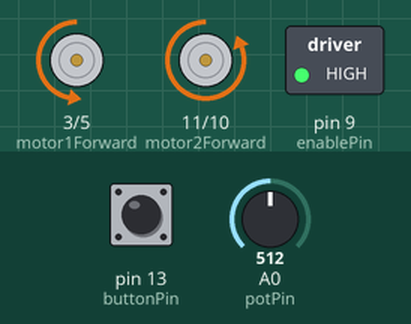
This sketch was run on a simulated Arduino Uno, built with avr-gcc and run on an emulated ATmega328P. Shown: motor-driver pin pairs drawn as motors (green arrow = first pin HIGH = forward, orange = second pin HIGH = backward, longer = more drive), switched loads named in the sketch (green lamp = pin HIGH). The test bench sets the inputs (shaded band); at power-on: A0 (potPin) = 512, pin 13 (buttonPin) HIGH.

Above: at 1.2 s.
1.3 s: A0 (potPin) set to 716
At 1.8 s:
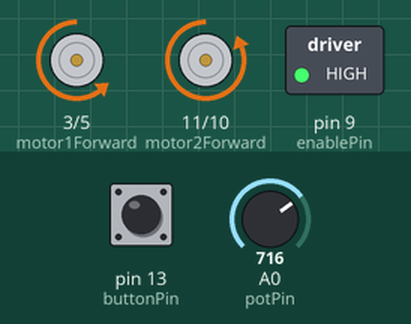
2.8 s: pin 13 (buttonPin) pulled LOW for 0.15 s
At 4.0 s:
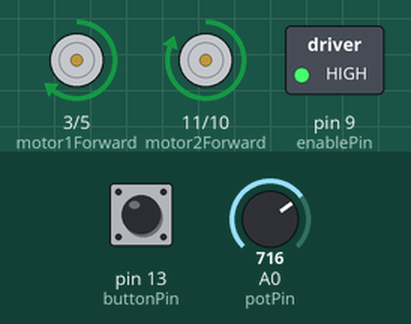
4.4 s: A0 (potPin) set to 900
At 5.5 s:
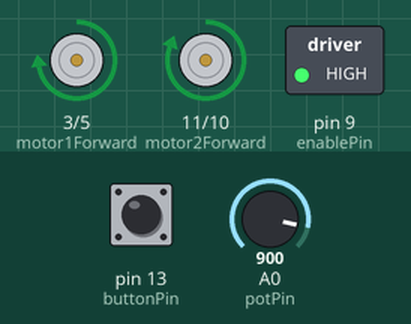
5.9 s: pin 13 (buttonPin) pulled LOW for 1 s
At 6.6 s:
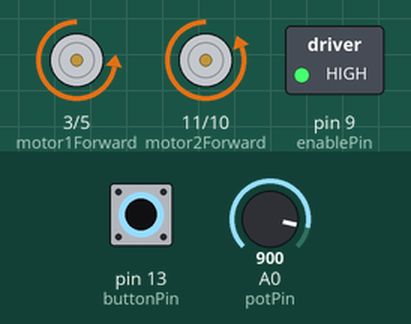
8.4 s: A0 (potPin) set to 122
At 9.6 s:
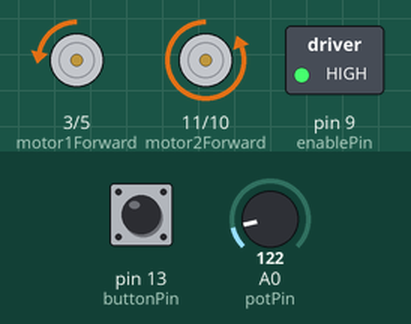
9.9 s: pin 13 (buttonPin) pulled LOW for 0.15 s
At 10.8 s:
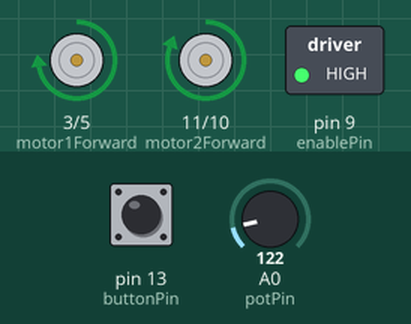
Timing chart, 0 to 12.5 s (numbered marks = the images above; inputs shaded):
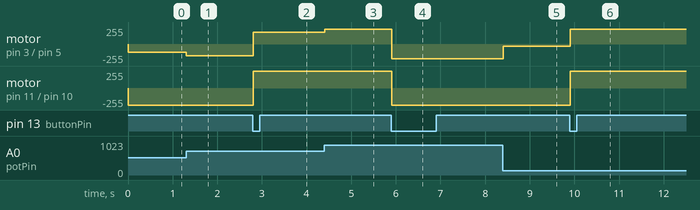

Measured:
- after the input at 1.3 s, motor on pin 3 (motor1Forward) / pin 5 (motor1Reverse): backward 127/255 → backward 178/255 at once
- after the input at 2.8 s, motor on pin 3 (motor1Forward) / pin 5 (motor1Reverse): backward 178/255 → forward 178/255 at once; motor on pin 11 (motor2Forward) / pin 10 (motor2Reverse): backward 255/255 → forward 255/255 at once
- after the input at 4.4 s, motor on pin 3 (motor1Forward) / pin 5 (motor1Reverse): forward 178/255 → forward 224/255 at once
- after the input at 5.9 s, motor on pin 3 (motor1Forward) / pin 5 (motor1Reverse): forward 224/255 → backward 224/255 at once; motor on pin 11 (motor2Forward) / pin 10 (motor2Reverse): forward 255/255 → backward 255/255 at once
- after the input at 8.4 s, motor on pin 3 (motor1Forward) / pin 5 (motor1Reverse): backward 224/255 → backward 30/255 at once
- after the input at 9.9 s, motor on pin 3 (motor1Forward) / pin 5 (motor1Reverse): backward 30/255 → forward 224/255 at once; motor on pin 11 (motor2Forward) / pin 10 (motor2Reverse): backward 255/255 → forward 255/255 at once

The sketch:

legoMotor.ino
```cpp
#include <Button.h>

const byte motor1Forward = 3;
const byte motor1Reverse = 5;
const byte motor2Forward = 11;
const byte motor2Reverse = 10;
const byte enablePin = 9;
const byte buttonPin = 13;
const byte potPin = A0;
int speed;
bool direction = 1;

Button btnDirection(buttonPin);

void setup(){
	pinMode(motor1Forward, OUTPUT);
	pinMode(motor1Reverse, OUTPUT);
	pinMode(motor2Forward, OUTPUT);
	pinMode(motor2Reverse, OUTPUT);
	pinMode(enablePin, OUTPUT);
	//pinMode(potPin, INPUT);
	digitalWrite(enablePin, HIGH);
	btnDirection.begin();
}

void loop(){
	speed = map(analogRead(potPin), 0, 1023, 0, 255);
    if (btnDirection.pressed()) {
		if(direction){
			direction = 0;
		}
		else {
			direction = 1;
		}
    }
	if(direction){
		digitalWrite(motor1Forward, 0);
		analogWrite(motor1Reverse, speed);

		analogWrite(motor2Forward, 0);
		digitalWrite(motor2Reverse, speed);
		}
	else{
		analogWrite(motor1Forward, speed);
		digitalWrite(motor1Reverse, 0);

		digitalWrite(motor2Forward, speed);
		analogWrite(motor2Reverse, 0);
		}
	delay(10);
}
```
